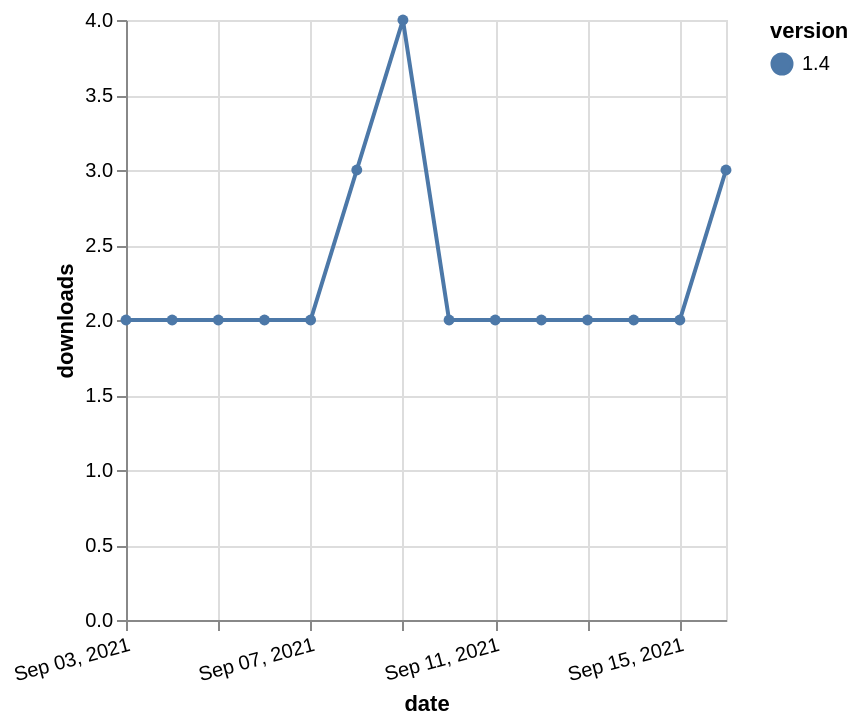

The Vega-Lite source for this figure:
### Vega-Lite specification from a JSON file in a GitHub repository (floating-point values rounded to 4 significant figures)
{"$schema": "https://vega.github.io/schema/vega-lite/v5.json", "description": "A simple bar chart with embedded data.", "data": {"values": [{"date": "2021-09-03", "total": 18106, "delta": 2, "version": "1.4"}, {"date": "2021-09-04", "total": 18108, "delta": 2, "version": "1.4"}, {"date": "2021-09-05", "total": 18110, "delta": 2, "version": "1.4"}, {"date": "2021-09-06", "total": 18112, "delta": 2, "version": "1.4"}, {"date": "2021-09-07", "total": 18114, "delta": 2, "version": "1.4"}, {"date": "2021-09-08", "total": 18117, "delta": 3, "version": "1.4"}, {"date": "2021-09-09", "total": 18121, "delta": 4, "version": "1.4"}, {"date": "2021-09-10", "total": 18123, "delta": 2, "version": "1.4"}, {"date": "2021-09-11", "total": 18125, "delta": 2, "version": "1.4"}, {"date": "2021-09-12", "total": 18127, "delta": 2, "version": "1.4"}, {"date": "2021-09-13", "total": 18129, "delta": 2, "version": "1.4"}, {"date": "2021-09-14", "total": 18131, "delta": 2, "version": "1.4"}, {"date": "2021-09-15", "total": 18133, "delta": 2, "version": "1.4"}, {"date": "2021-09-16", "total": 18136, "delta": 3, "version": "1.4"}]}, "width": "container", "mark": {"type": "line", "point": {"filled": true}}, "encoding": {"x": {"field": "date", "type": "temporal", "timeUnit": "yearmonthdate", "title": "date", "axis": {"labelAngle": -15}}, "y": {"field": "delta", "type": "quantitative", "title": "downloads"}, "color": {"field": "version", "type": "nominal"}, "tooltip": {"field": "delta"}}}
